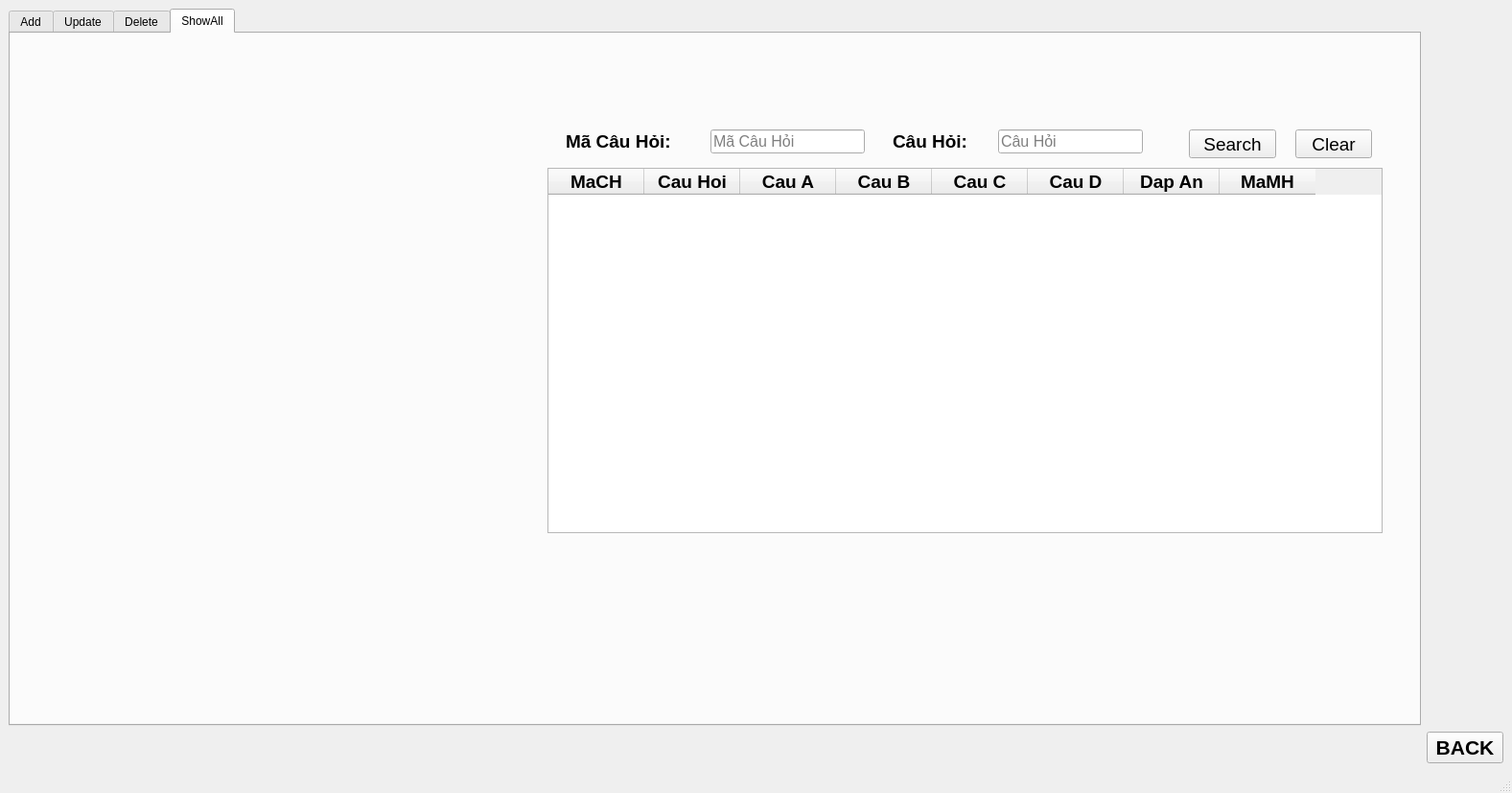
<?xml version="1.0" encoding="UTF-8"?>
<ui version="4.0">
 <class>MainWindow</class>
 <widget class="QMainWindow" name="MainWindow">
  <property name="geometry">
   <rect>
    <x>0</x>
    <y>0</y>
    <width>1577</width>
    <height>827</height>
   </rect>
  </property>
  <property name="windowTitle">
   <string>MainWindow</string>
  </property>
  <widget class="QWidget" name="centralwidget">
   <layout class="QGridLayout" name="gridLayout">
    <item row="2" column="0">
     <spacer name="horizontalSpacer">
      <property name="orientation">
       <enum>Qt::Horizontal</enum>
      </property>
      <property name="sizeHint" stdset="0">
       <size>
        <width>40</width>
        <height>20</height>
       </size>
      </property>
     </spacer>
    </item>
    <item row="0" column="0">
     <widget class="QTabWidget" name="tab">
      <property name="enabled">
       <bool>true</bool>
      </property>
      <property name="tabPosition">
       <enum>QTabWidget::North</enum>
      </property>
      <property name="tabShape">
       <enum>QTabWidget::Rounded</enum>
      </property>
      <property name="currentIndex">
       <number>3</number>
      </property>
      <widget class="QWidget" name="Add">
       <attribute name="title">
        <string>Add</string>
       </attribute>
       <widget class="QLabel" name="label_5">
        <property name="geometry">
         <rect>
          <x>760</x>
          <y>100</y>
          <width>51</width>
          <height>25</height>
         </rect>
        </property>
        <property name="font">
         <font>
          <pointsize>14</pointsize>
          <weight>75</weight>
          <bold>true</bold>
         </font>
        </property>
        <property name="text">
         <string>ID:</string>
        </property>
       </widget>
       <widget class="QLabel" name="IDAddQuestion">
        <property name="geometry">
         <rect>
          <x>840</x>
          <y>100</y>
          <width>221</width>
          <height>25</height>
         </rect>
        </property>
        <property name="font">
         <font>
          <pointsize>14</pointsize>
          <weight>75</weight>
          <bold>true</bold>
         </font>
        </property>
        <property name="text">
         <string>111</string>
        </property>
       </widget>
       <widget class="QLineEdit" name="QLineAQuestion">
        <property name="geometry">
         <rect>
          <x>840</x>
          <y>170</y>
          <width>501</width>
          <height>25</height>
         </rect>
        </property>
        <property name="font">
         <font>
          <pointsize>12</pointsize>
         </font>
        </property>
        <property name="text">
         <string/>
        </property>
        <property name="placeholderText">
         <string>Câu Hỏi</string>
        </property>
       </widget>
       <widget class="QLineEdit" name="QLineAOPA">
        <property name="geometry">
         <rect>
          <x>840</x>
          <y>220</y>
          <width>501</width>
          <height>25</height>
         </rect>
        </property>
        <property name="font">
         <font>
          <pointsize>12</pointsize>
         </font>
        </property>
        <property name="placeholderText">
         <string>Câu A</string>
        </property>
       </widget>
       <widget class="QLineEdit" name="QLineAOPB">
        <property name="geometry">
         <rect>
          <x>840</x>
          <y>270</y>
          <width>501</width>
          <height>25</height>
         </rect>
        </property>
        <property name="font">
         <font>
          <pointsize>12</pointsize>
         </font>
        </property>
        <property name="placeholderText">
         <string>Câu B</string>
        </property>
       </widget>
       <widget class="QLineEdit" name="QLineAOPC">
        <property name="geometry">
         <rect>
          <x>840</x>
          <y>320</y>
          <width>501</width>
          <height>25</height>
         </rect>
        </property>
        <property name="font">
         <font>
          <pointsize>12</pointsize>
         </font>
        </property>
        <property name="placeholderText">
         <string>Câu C</string>
        </property>
       </widget>
       <widget class="QLineEdit" name="QLineAOPD">
        <property name="geometry">
         <rect>
          <x>840</x>
          <y>370</y>
          <width>501</width>
          <height>25</height>
         </rect>
        </property>
        <property name="font">
         <font>
          <pointsize>12</pointsize>
         </font>
        </property>
        <property name="placeholderText">
         <string>Câu D</string>
        </property>
       </widget>
       <widget class="QLabel" name="label_7">
        <property name="geometry">
         <rect>
          <x>700</x>
          <y>170</y>
          <width>111</width>
          <height>25</height>
         </rect>
        </property>
        <property name="font">
         <font>
          <pointsize>14</pointsize>
          <weight>75</weight>
          <bold>true</bold>
         </font>
        </property>
        <property name="text">
         <string>Câu Hỏi:</string>
        </property>
       </widget>
       <widget class="QLabel" name="label_8">
        <property name="geometry">
         <rect>
          <x>721</x>
          <y>220</y>
          <width>100</width>
          <height>25</height>
         </rect>
        </property>
        <property name="font">
         <font>
          <pointsize>14</pointsize>
          <weight>75</weight>
          <bold>true</bold>
         </font>
        </property>
        <property name="text">
         <string>Câu A:</string>
        </property>
       </widget>
       <widget class="QLabel" name="label_9">
        <property name="geometry">
         <rect>
          <x>721</x>
          <y>270</y>
          <width>100</width>
          <height>25</height>
         </rect>
        </property>
        <property name="font">
         <font>
          <pointsize>14</pointsize>
          <weight>75</weight>
          <bold>true</bold>
         </font>
        </property>
        <property name="text">
         <string>Câu B:</string>
        </property>
       </widget>
       <widget class="QLabel" name="label_10">
        <property name="geometry">
         <rect>
          <x>721</x>
          <y>370</y>
          <width>100</width>
          <height>25</height>
         </rect>
        </property>
        <property name="font">
         <font>
          <pointsize>14</pointsize>
          <weight>75</weight>
          <bold>true</bold>
         </font>
        </property>
        <property name="text">
         <string>Câu D:</string>
        </property>
       </widget>
       <widget class="QLabel" name="label_11">
        <property name="geometry">
         <rect>
          <x>700</x>
          <y>420</y>
          <width>100</width>
          <height>25</height>
         </rect>
        </property>
        <property name="font">
         <font>
          <pointsize>14</pointsize>
          <weight>75</weight>
          <bold>true</bold>
         </font>
        </property>
        <property name="text">
         <string>Đáp Án:</string>
        </property>
       </widget>
       <widget class="QLabel" name="label_12">
        <property name="geometry">
         <rect>
          <x>660</x>
          <y>470</y>
          <width>161</width>
          <height>51</height>
         </rect>
        </property>
        <property name="font">
         <font>
          <pointsize>14</pointsize>
          <weight>75</weight>
          <bold>true</bold>
         </font>
        </property>
        <property name="text">
         <string>Câu Hỏi Của Môn:</string>
        </property>
        <property name="wordWrap">
         <bool>true</bool>
        </property>
       </widget>
       <widget class="QLabel" name="label_13">
        <property name="geometry">
         <rect>
          <x>721</x>
          <y>320</y>
          <width>100</width>
          <height>25</height>
         </rect>
        </property>
        <property name="font">
         <font>
          <pointsize>14</pointsize>
          <weight>75</weight>
          <bold>true</bold>
         </font>
        </property>
        <property name="text">
         <string>Câu C:</string>
        </property>
       </widget>
       <widget class="QPushButton" name="ClearQuestion">
        <property name="geometry">
         <rect>
          <x>990</x>
          <y>560</y>
          <width>75</width>
          <height>30</height>
         </rect>
        </property>
        <property name="font">
         <font>
          <pointsize>14</pointsize>
         </font>
        </property>
        <property name="text">
         <string>Clear</string>
        </property>
       </widget>
       <widget class="QPushButton" name="AddQuestion">
        <property name="geometry">
         <rect>
          <x>840</x>
          <y>560</y>
          <width>75</width>
          <height>30</height>
         </rect>
        </property>
        <property name="font">
         <font>
          <pointsize>14</pointsize>
         </font>
        </property>
        <property name="text">
         <string>Add</string>
        </property>
       </widget>
       <widget class="QComboBox" name="QComboBoxAAnswer">
        <property name="geometry">
         <rect>
          <x>840</x>
          <y>420</y>
          <width>51</width>
          <height>25</height>
         </rect>
        </property>
        <property name="font">
         <font>
          <pointsize>11</pointsize>
          <weight>50</weight>
          <bold>false</bold>
         </font>
        </property>
        <property name="layoutDirection">
         <enum>Qt::LeftToRight</enum>
        </property>
        <property name="autoFillBackground">
         <bool>false</bool>
        </property>
        <item>
         <property name="text">
          <string>A</string>
         </property>
        </item>
        <item>
         <property name="text">
          <string>B</string>
         </property>
        </item>
        <item>
         <property name="text">
          <string>C</string>
         </property>
        </item>
        <item>
         <property name="text">
          <string>D</string>
         </property>
        </item>
       </widget>
       <widget class="QComboBox" name="QComboxAMaMH">
        <property name="geometry">
         <rect>
          <x>840</x>
          <y>480</y>
          <width>501</width>
          <height>25</height>
         </rect>
        </property>
        <property name="font">
         <font>
          <pointsize>12</pointsize>
         </font>
        </property>
       </widget>
      </widget>
      <widget class="QWidget" name="Update">
       <attribute name="title">
        <string>Update</string>
       </attribute>
       <widget class="QPushButton" name="UpdateQuestion">
        <property name="geometry">
         <rect>
          <x>430</x>
          <y>590</y>
          <width>95</width>
          <height>35</height>
         </rect>
        </property>
        <property name="font">
         <font>
          <pointsize>14</pointsize>
         </font>
        </property>
        <property name="text">
         <string>Update</string>
        </property>
       </widget>
       <widget class="QPushButton" name="ClearUpdate">
        <property name="geometry">
         <rect>
          <x>580</x>
          <y>590</y>
          <width>90</width>
          <height>35</height>
         </rect>
        </property>
        <property name="font">
         <font>
          <pointsize>14</pointsize>
         </font>
        </property>
        <property name="text">
         <string>Clear</string>
        </property>
       </widget>
       <widget class="QTableWidget" name="QTableUpdate">
        <property name="geometry">
         <rect>
          <x>785</x>
          <y>190</y>
          <width>731</width>
          <height>311</height>
         </rect>
        </property>
        <property name="minimumSize">
         <size>
          <width>10</width>
          <height>20</height>
         </size>
        </property>
        <property name="layoutDirection">
         <enum>Qt::LeftToRight</enum>
        </property>
        <property name="autoScrollMargin">
         <number>16</number>
        </property>
        <attribute name="horizontalHeaderDefaultSectionSize">
         <number>85</number>
        </attribute>
        <attribute name="horizontalHeaderMinimumSectionSize">
         <number>24</number>
        </attribute>
        <attribute name="verticalHeaderDefaultSectionSize">
         <number>1</number>
        </attribute>
        <column>
         <property name="text">
          <string>MaCH</string>
         </property>
         <property name="font">
          <font>
           <pointsize>14</pointsize>
           <weight>75</weight>
           <bold>true</bold>
          </font>
         </property>
        </column>
        <column>
         <property name="text">
          <string>CAU HOI</string>
         </property>
         <property name="font">
          <font>
           <pointsize>14</pointsize>
           <weight>75</weight>
           <bold>true</bold>
          </font>
         </property>
        </column>
        <column>
         <property name="text">
          <string>CAU A</string>
         </property>
         <property name="font">
          <font>
           <pointsize>14</pointsize>
           <weight>75</weight>
           <bold>true</bold>
          </font>
         </property>
        </column>
        <column>
         <property name="text">
          <string>CAU B</string>
         </property>
         <property name="font">
          <font>
           <pointsize>14</pointsize>
           <weight>75</weight>
           <bold>true</bold>
          </font>
         </property>
        </column>
        <column>
         <property name="text">
          <string>CAU C</string>
         </property>
         <property name="font">
          <font>
           <pointsize>14</pointsize>
           <weight>75</weight>
           <bold>true</bold>
          </font>
         </property>
        </column>
        <column>
         <property name="text">
          <string>CAU D</string>
         </property>
         <property name="font">
          <font>
           <pointsize>14</pointsize>
           <weight>75</weight>
           <bold>true</bold>
          </font>
         </property>
        </column>
        <column>
         <property name="text">
          <string>DAP AN</string>
         </property>
         <property name="font">
          <font>
           <pointsize>14</pointsize>
           <weight>75</weight>
           <bold>true</bold>
          </font>
         </property>
        </column>
        <column>
         <property name="text">
          <string>MaMH</string>
         </property>
         <property name="font">
          <font>
           <pointsize>14</pointsize>
           <weight>75</weight>
           <bold>true</bold>
          </font>
         </property>
        </column>
       </widget>
       <widget class="QLineEdit" name="QLineUIDCauHoi">
        <property name="geometry">
         <rect>
          <x>400</x>
          <y>160</y>
          <width>361</width>
          <height>26</height>
         </rect>
        </property>
        <property name="font">
         <font>
          <pointsize>12</pointsize>
         </font>
        </property>
        <property name="inputMask">
         <string/>
        </property>
        <property name="text">
         <string/>
        </property>
        <property name="placeholderText">
         <string>ID_CAU_HOI</string>
        </property>
       </widget>
       <widget class="QLabel" name="label">
        <property name="geometry">
         <rect>
          <x>940</x>
          <y>130</y>
          <width>161</width>
          <height>31</height>
         </rect>
        </property>
        <property name="font">
         <font>
          <pointsize>12</pointsize>
          <weight>75</weight>
          <bold>true</bold>
         </font>
        </property>
        <property name="layoutDirection">
         <enum>Qt::LeftToRight</enum>
        </property>
        <property name="text">
         <string>SUGGEST</string>
        </property>
       </widget>
       <widget class="QLabel" name="label_2">
        <property name="geometry">
         <rect>
          <x>350</x>
          <y>100</y>
          <width>281</width>
          <height>51</height>
         </rect>
        </property>
        <property name="font">
         <font>
          <pointsize>14</pointsize>
          <weight>75</weight>
          <bold>true</bold>
         </font>
        </property>
        <property name="text">
         <string>Press Enter for suggest</string>
        </property>
       </widget>
       <widget class="QLabel" name="label_25">
        <property name="geometry">
         <rect>
          <x>280</x>
          <y>210</y>
          <width>100</width>
          <height>25</height>
         </rect>
        </property>
        <property name="font">
         <font>
          <pointsize>14</pointsize>
          <weight>75</weight>
          <bold>true</bold>
         </font>
        </property>
        <property name="text">
         <string>Câu Hỏi:</string>
        </property>
       </widget>
       <widget class="QLabel" name="label_26">
        <property name="geometry">
         <rect>
          <x>290</x>
          <y>310</y>
          <width>100</width>
          <height>25</height>
         </rect>
        </property>
        <property name="font">
         <font>
          <pointsize>14</pointsize>
          <weight>75</weight>
          <bold>true</bold>
         </font>
        </property>
        <property name="text">
         <string>Câu B:</string>
        </property>
       </widget>
       <widget class="QLabel" name="label_27">
        <property name="geometry">
         <rect>
          <x>290</x>
          <y>410</y>
          <width>100</width>
          <height>25</height>
         </rect>
        </property>
        <property name="font">
         <font>
          <pointsize>14</pointsize>
          <weight>75</weight>
          <bold>true</bold>
         </font>
        </property>
        <property name="text">
         <string>Câu D:</string>
        </property>
       </widget>
       <widget class="QLabel" name="label_28">
        <property name="geometry">
         <rect>
          <x>290</x>
          <y>260</y>
          <width>100</width>
          <height>25</height>
         </rect>
        </property>
        <property name="font">
         <font>
          <pointsize>14</pointsize>
          <weight>75</weight>
          <bold>true</bold>
         </font>
        </property>
        <property name="text">
         <string>Câu A:</string>
        </property>
       </widget>
       <widget class="QLabel" name="label_29">
        <property name="geometry">
         <rect>
          <x>280</x>
          <y>460</y>
          <width>100</width>
          <height>25</height>
         </rect>
        </property>
        <property name="font">
         <font>
          <pointsize>14</pointsize>
          <weight>75</weight>
          <bold>true</bold>
         </font>
        </property>
        <property name="text">
         <string>Đáp Án:</string>
        </property>
       </widget>
       <widget class="QLabel" name="label_30">
        <property name="geometry">
         <rect>
          <x>230</x>
          <y>510</y>
          <width>151</width>
          <height>51</height>
         </rect>
        </property>
        <property name="font">
         <font>
          <pointsize>14</pointsize>
          <weight>75</weight>
          <bold>true</bold>
         </font>
        </property>
        <property name="text">
         <string>Câu Hỏi Của Môn:</string>
        </property>
        <property name="wordWrap">
         <bool>true</bool>
        </property>
       </widget>
       <widget class="QLabel" name="label_31">
        <property name="geometry">
         <rect>
          <x>290</x>
          <y>360</y>
          <width>100</width>
          <height>25</height>
         </rect>
        </property>
        <property name="font">
         <font>
          <pointsize>14</pointsize>
          <weight>75</weight>
          <bold>true</bold>
         </font>
        </property>
        <property name="text">
         <string>Câu C:</string>
        </property>
       </widget>
       <widget class="QLabel" name="label_32">
        <property name="geometry">
         <rect>
          <x>340</x>
          <y>160</y>
          <width>51</width>
          <height>25</height>
         </rect>
        </property>
        <property name="font">
         <font>
          <pointsize>14</pointsize>
          <weight>75</weight>
          <bold>true</bold>
         </font>
        </property>
        <property name="text">
         <string>ID:</string>
        </property>
       </widget>
       <widget class="QLineEdit" name="QLineUQuestion">
        <property name="geometry">
         <rect>
          <x>400</x>
          <y>210</y>
          <width>361</width>
          <height>26</height>
         </rect>
        </property>
        <property name="font">
         <font>
          <pointsize>12</pointsize>
         </font>
        </property>
        <property name="placeholderText">
         <string>CAU HOI</string>
        </property>
       </widget>
       <widget class="QLineEdit" name="QLineUOPA">
        <property name="geometry">
         <rect>
          <x>400</x>
          <y>260</y>
          <width>361</width>
          <height>26</height>
         </rect>
        </property>
        <property name="font">
         <font>
          <pointsize>12</pointsize>
         </font>
        </property>
        <property name="placeholderText">
         <string>CAU A</string>
        </property>
       </widget>
       <widget class="QLineEdit" name="QLineUOPB">
        <property name="geometry">
         <rect>
          <x>400</x>
          <y>310</y>
          <width>361</width>
          <height>26</height>
         </rect>
        </property>
        <property name="font">
         <font>
          <pointsize>12</pointsize>
         </font>
        </property>
        <property name="placeholderText">
         <string>CAU B</string>
        </property>
       </widget>
       <widget class="QLineEdit" name="QLineUOPC">
        <property name="geometry">
         <rect>
          <x>400</x>
          <y>360</y>
          <width>361</width>
          <height>26</height>
         </rect>
        </property>
        <property name="font">
         <font>
          <pointsize>12</pointsize>
         </font>
        </property>
        <property name="placeholderText">
         <string>CAU C</string>
        </property>
       </widget>
       <widget class="QLineEdit" name="QLineUOPD">
        <property name="geometry">
         <rect>
          <x>400</x>
          <y>410</y>
          <width>361</width>
          <height>26</height>
         </rect>
        </property>
        <property name="font">
         <font>
          <pointsize>12</pointsize>
         </font>
        </property>
        <property name="placeholderText">
         <string>CAU D</string>
        </property>
       </widget>
       <widget class="QComboBox" name="QComboxUAnswer">
        <property name="geometry">
         <rect>
          <x>400</x>
          <y>460</y>
          <width>69</width>
          <height>26</height>
         </rect>
        </property>
        <property name="font">
         <font>
          <pointsize>12</pointsize>
          <weight>50</weight>
          <bold>false</bold>
         </font>
        </property>
        <item>
         <property name="text">
          <string>A</string>
         </property>
        </item>
        <item>
         <property name="text">
          <string>B</string>
         </property>
        </item>
        <item>
         <property name="text">
          <string>C</string>
         </property>
        </item>
        <item>
         <property name="text">
          <string>D</string>
         </property>
        </item>
       </widget>
       <widget class="QComboBox" name="QComboxUMaMH">
        <property name="geometry">
         <rect>
          <x>400</x>
          <y>520</y>
          <width>361</width>
          <height>26</height>
         </rect>
        </property>
        <property name="font">
         <font>
          <pointsize>12</pointsize>
         </font>
        </property>
       </widget>
      </widget>
      <widget class="QWidget" name="Delete">
       <attribute name="title">
        <string>Delete</string>
       </attribute>
       <widget class="QPushButton" name="ClearDelete">
        <property name="geometry">
         <rect>
          <x>1320</x>
          <y>150</y>
          <width>75</width>
          <height>30</height>
         </rect>
        </property>
        <property name="font">
         <font>
          <pointsize>12</pointsize>
         </font>
        </property>
        <property name="text">
         <string>Clear</string>
        </property>
       </widget>
       <widget class="QPushButton" name="DeleteQuestion">
        <property name="geometry">
         <rect>
          <x>1220</x>
          <y>150</y>
          <width>80</width>
          <height>30</height>
         </rect>
        </property>
        <property name="font">
         <font>
          <pointsize>12</pointsize>
         </font>
        </property>
        <property name="text">
         <string>Delete</string>
        </property>
       </widget>
       <widget class="QLabel" name="label_4">
        <property name="geometry">
         <rect>
          <x>880</x>
          <y>90</y>
          <width>281</width>
          <height>31</height>
         </rect>
        </property>
        <property name="font">
         <font>
          <pointsize>14</pointsize>
          <weight>75</weight>
          <bold>true</bold>
         </font>
        </property>
        <property name="text">
         <string>Press Enter For Suggest</string>
        </property>
       </widget>
       <widget class="QTableWidget" name="QTableDelete">
        <property name="geometry">
         <rect>
          <x>620</x>
          <y>190</y>
          <width>761</width>
          <height>351</height>
         </rect>
        </property>
        <property name="minimumSize">
         <size>
          <width>10</width>
          <height>20</height>
         </size>
        </property>
        <property name="layoutDirection">
         <enum>Qt::LeftToRight</enum>
        </property>
        <property name="autoScrollMargin">
         <number>16</number>
        </property>
        <attribute name="horizontalHeaderDefaultSectionSize">
         <number>85</number>
        </attribute>
        <attribute name="horizontalHeaderMinimumSectionSize">
         <number>24</number>
        </attribute>
        <attribute name="verticalHeaderDefaultSectionSize">
         <number>1</number>
        </attribute>
        <column>
         <property name="text">
          <string>MaCH</string>
         </property>
         <property name="font">
          <font>
           <pointsize>14</pointsize>
           <weight>75</weight>
           <bold>true</bold>
          </font>
         </property>
        </column>
        <column>
         <property name="text">
          <string>CAU HOI</string>
         </property>
         <property name="font">
          <font>
           <pointsize>14</pointsize>
           <weight>75</weight>
           <bold>true</bold>
          </font>
         </property>
        </column>
        <column>
         <property name="text">
          <string>CAU A</string>
         </property>
         <property name="font">
          <font>
           <pointsize>14</pointsize>
           <weight>75</weight>
           <bold>true</bold>
          </font>
         </property>
        </column>
        <column>
         <property name="text">
          <string>CAU B</string>
         </property>
         <property name="font">
          <font>
           <pointsize>14</pointsize>
           <weight>75</weight>
           <bold>true</bold>
          </font>
         </property>
        </column>
        <column>
         <property name="text">
          <string>CAU C</string>
         </property>
         <property name="font">
          <font>
           <pointsize>14</pointsize>
           <weight>75</weight>
           <bold>true</bold>
          </font>
         </property>
        </column>
        <column>
         <property name="text">
          <string>CAU D</string>
         </property>
         <property name="font">
          <font>
           <pointsize>14</pointsize>
           <weight>75</weight>
           <bold>true</bold>
          </font>
         </property>
        </column>
        <column>
         <property name="text">
          <string>DAP AN</string>
         </property>
         <property name="font">
          <font>
           <pointsize>14</pointsize>
           <weight>75</weight>
           <bold>true</bold>
          </font>
         </property>
        </column>
        <column>
         <property name="text">
          <string>MaMH</string>
         </property>
         <property name="font">
          <font>
           <pointsize>14</pointsize>
           <weight>75</weight>
           <bold>true</bold>
          </font>
         </property>
        </column>
       </widget>
       <widget class="QLabel" name="label_3">
        <property name="geometry">
         <rect>
          <x>930</x>
          <y>150</y>
          <width>100</width>
          <height>25</height>
         </rect>
        </property>
        <property name="font">
         <font>
          <pointsize>12</pointsize>
          <weight>75</weight>
          <bold>true</bold>
         </font>
        </property>
        <property name="text">
         <string>Câu Hỏi:</string>
        </property>
       </widget>
       <widget class="QLabel" name="label_6">
        <property name="geometry">
         <rect>
          <x>609</x>
          <y>150</y>
          <width>141</width>
          <height>25</height>
         </rect>
        </property>
        <property name="font">
         <font>
          <pointsize>12</pointsize>
          <weight>75</weight>
          <bold>true</bold>
         </font>
        </property>
        <property name="text">
         <string>Mã Câu Hỏi:</string>
        </property>
       </widget>
       <widget class="QLineEdit" name="QLineDIDCauHoi">
        <property name="geometry">
         <rect>
          <x>740</x>
          <y>150</y>
          <width>161</width>
          <height>26</height>
         </rect>
        </property>
        <property name="font">
         <font>
          <pointsize>10</pointsize>
         </font>
        </property>
        <property name="placeholderText">
         <string>Mã Câu Hỏi</string>
        </property>
       </widget>
       <widget class="QLineEdit" name="QLineDCauHoi">
        <property name="geometry">
         <rect>
          <x>1020</x>
          <y>150</y>
          <width>151</width>
          <height>26</height>
         </rect>
        </property>
        <property name="font">
         <font>
          <pointsize>10</pointsize>
         </font>
        </property>
        <property name="placeholderText">
         <string>Câu Hỏi</string>
        </property>
       </widget>
      </widget>
      <widget class="QWidget" name="ShowAll">
       <attribute name="title">
        <string>ShowAll</string>
       </attribute>
       <widget class="QTableWidget" name="QTableShowAll">
        <property name="geometry">
         <rect>
          <x>560</x>
          <y>140</y>
          <width>871</width>
          <height>381</height>
         </rect>
        </property>
        <property name="font">
         <font>
          <pointsize>14</pointsize>
          <weight>75</weight>
          <bold>true</bold>
         </font>
        </property>
        <column>
         <property name="text">
          <string>MaCH</string>
         </property>
        </column>
        <column>
         <property name="text">
          <string>Cau Hoi</string>
         </property>
        </column>
        <column>
         <property name="text">
          <string>Cau A</string>
         </property>
        </column>
        <column>
         <property name="text">
          <string>Cau B</string>
         </property>
        </column>
        <column>
         <property name="text">
          <string>Cau C</string>
         </property>
        </column>
        <column>
         <property name="text">
          <string>Cau D</string>
         </property>
        </column>
        <column>
         <property name="text">
          <string>Dap An</string>
         </property>
        </column>
        <column>
         <property name="text">
          <string>MaMH</string>
         </property>
        </column>
       </widget>
       <widget class="QPushButton" name="ButtonSASearch">
        <property name="geometry">
         <rect>
          <x>1229</x>
          <y>100</y>
          <width>91</width>
          <height>30</height>
         </rect>
        </property>
        <property name="font">
         <font>
          <pointsize>14</pointsize>
         </font>
        </property>
        <property name="text">
         <string>Search</string>
        </property>
       </widget>
       <widget class="QPushButton" name="ButtonSAClear">
        <property name="geometry">
         <rect>
          <x>1340</x>
          <y>100</y>
          <width>80</width>
          <height>30</height>
         </rect>
        </property>
        <property name="font">
         <font>
          <pointsize>14</pointsize>
         </font>
        </property>
        <property name="text">
         <string>Clear</string>
        </property>
       </widget>
       <widget class="QLabel" name="label_14">
        <property name="geometry">
         <rect>
          <x>920</x>
          <y>100</y>
          <width>101</width>
          <height>25</height>
         </rect>
        </property>
        <property name="font">
         <font>
          <pointsize>14</pointsize>
          <weight>75</weight>
          <bold>true</bold>
         </font>
        </property>
        <property name="text">
         <string>Câu Hỏi:</string>
        </property>
       </widget>
       <widget class="QLineEdit" name="QLineSACauHoi">
        <property name="geometry">
         <rect>
          <x>1030</x>
          <y>100</y>
          <width>151</width>
          <height>25</height>
         </rect>
        </property>
        <property name="font">
         <font>
          <pointsize>12</pointsize>
         </font>
        </property>
        <property name="placeholderText">
         <string>Câu Hỏi</string>
        </property>
       </widget>
       <widget class="QLineEdit" name="QLineSAMaCH">
        <property name="geometry">
         <rect>
          <x>730</x>
          <y>100</y>
          <width>161</width>
          <height>25</height>
         </rect>
        </property>
        <property name="font">
         <font>
          <pointsize>12</pointsize>
         </font>
        </property>
        <property name="placeholderText">
         <string>Mã Câu Hỏi</string>
        </property>
       </widget>
       <widget class="QLabel" name="label_15">
        <property name="geometry">
         <rect>
          <x>579</x>
          <y>100</y>
          <width>161</width>
          <height>25</height>
         </rect>
        </property>
        <property name="font">
         <font>
          <pointsize>14</pointsize>
          <weight>75</weight>
          <bold>true</bold>
         </font>
        </property>
        <property name="text">
         <string>Mã Câu Hỏi:</string>
        </property>
       </widget>
      </widget>
     </widget>
    </item>
    <item row="2" column="1">
     <widget class="QPushButton" name="ButtonBacked">
      <property name="font">
       <font>
        <pointsize>16</pointsize>
        <weight>75</weight>
        <bold>true</bold>
       </font>
      </property>
      <property name="text">
       <string>BACK</string>
      </property>
     </widget>
    </item>
   </layout>
  </widget>
  <widget class="QStatusBar" name="statusbar"/>
 </widget>
 <tabstops>
  <tabstop>QLineAQuestion</tabstop>
  <tabstop>QLineAOPA</tabstop>
  <tabstop>QLineAOPB</tabstop>
  <tabstop>QLineAOPC</tabstop>
  <tabstop>QLineAOPD</tabstop>
  <tabstop>QComboBoxAAnswer</tabstop>
  <tabstop>QComboxAMaMH</tabstop>
  <tabstop>ClearQuestion</tabstop>
  <tabstop>AddQuestion</tabstop>
  <tabstop>QLineDCauHoi</tabstop>
  <tabstop>UpdateQuestion</tabstop>
  <tabstop>QTableUpdate</tabstop>
  <tabstop>QLineUIDCauHoi</tabstop>
  <tabstop>QLineUQuestion</tabstop>
  <tabstop>QLineUOPA</tabstop>
  <tabstop>QLineUOPB</tabstop>
  <tabstop>QLineUOPC</tabstop>
  <tabstop>QLineUOPD</tabstop>
  <tabstop>ClearDelete</tabstop>
  <tabstop>DeleteQuestion</tabstop>
  <tabstop>QTableDelete</tabstop>
  <tabstop>QLineDIDCauHoi</tabstop>
  <tabstop>QTableShowAll</tabstop>
  <tabstop>ButtonSASearch</tabstop>
  <tabstop>ButtonSAClear</tabstop>
  <tabstop>ClearUpdate</tabstop>
  <tabstop>QComboxUAnswer</tabstop>
  <tabstop>QComboxUMaMH</tabstop>
 </tabstops>
 <resources/>
 <connections/>
</ui>
